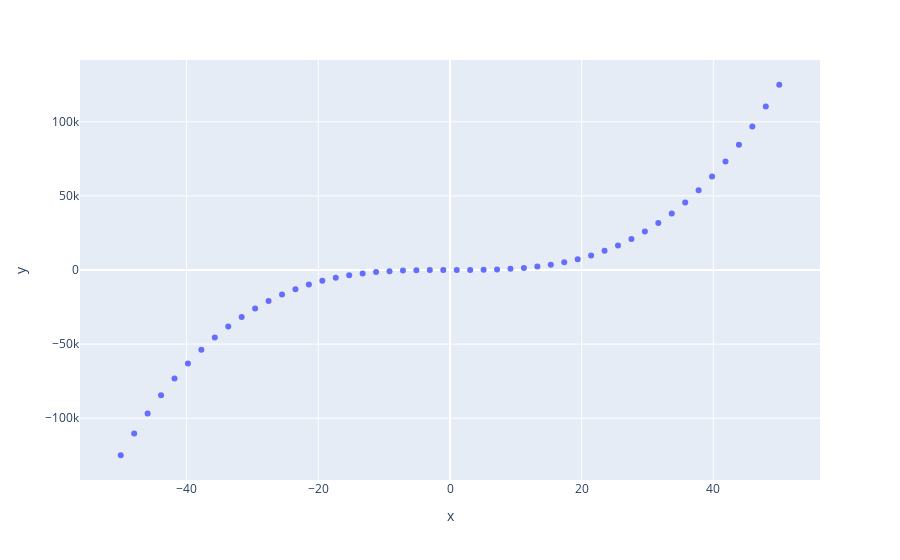

The notebook cell saved with this chart:
### Code cell
import numpy as np
import plotly.express as px

# x-axis data points
x = np.linspace(start=-50, stop=50)

# y-axis data points
y = x ** 3

# define the plot
fig = px.scatter(x=x, y=y)

fig.show()

### Figure 1 — Plotly figure (JSON) as saved in the notebook; plotly's stock layout.template omitted (floating-point values rounded to 4 significant figures)
{"data": [{"hovertemplate": "x=%{x}<br>y=%{y}<extra></extra>", "legendgroup": "", "marker": {"color": "#636efa", "symbol": "circle"}, "mode": "markers", "name": "", "orientation": "v", "showlegend": false, "type": "scatter", "x": [-50, -47.96, -45.92, -43.88, -41.84, -39.8, -37.76, -35.71, -33.67, -31.63, -29.59, -27.55, -25.51, -23.47, -21.43, -19.39, -17.35, -15.31, -13.27, -11.22, -9.184, -7.143, -5.102, -3.061, -1.02, 1.02, 3.061, 5.102, 7.143, 9.184, 11.22, 13.27, 15.31, 17.35, 19.39, 21.43, 23.47, 25.51, 27.55, 29.59, 31.63, 33.67, 35.71, 37.76, 39.8, 41.84, 43.88, 45.92, 47.96, 50], "xaxis": "x", "y": [-125000, -110300.0, -96820.0, -84470.0, -73230.0, -63030.0, -53820.0, -45550.0, -38180.0, -31650.0, -25910.0, -20910.0, -16600.0, -12930.0, -9840.0, -7288.0, -5220.0, -3586.0, -2334.0, -1414.0, -774.5, -364.4, -132.8, -28.69, -1.062, 1.062, 28.69, 132.8, 364.4, 774.5, 1414.0, 2334.0, 3586.0, 5220.0, 7288.0, 9840.0, 12930.0, 16600.0, 20910.0, 25910.0, 31650.0, 38180.0, 45550.0, 53820.0, 63030.0, 73230.0, 84470.0, 96820.0, 110300.0, 125000], "yaxis": "y"}], "layout": {"autosize": true, "legend": {"tracegroupgap": 0}, "margin": {"t": 60}, "xaxis": {"anchor": "y", "autorange": true, "domain": [0, 1], "range": [-56.2, 56.2], "title": {"text": "x"}, "type": "linear"}, "yaxis": {"anchor": "x", "autorange": true, "domain": [0, 1], "range": [-144400.0, 144400.0], "title": {"text": "y"}, "type": "linear"}}}
